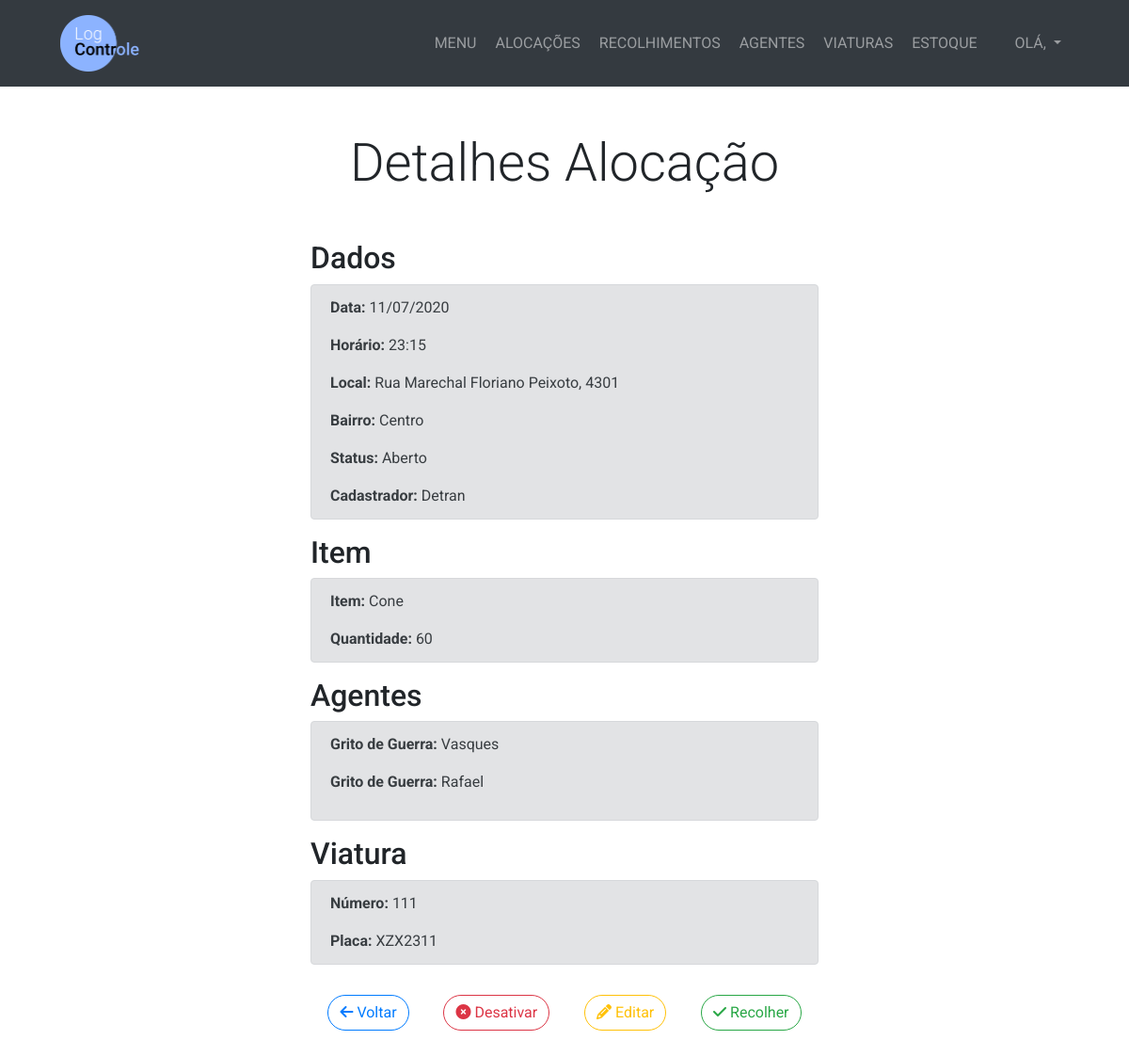
Before: /alocacao/37/detalhes/ with the older database file.
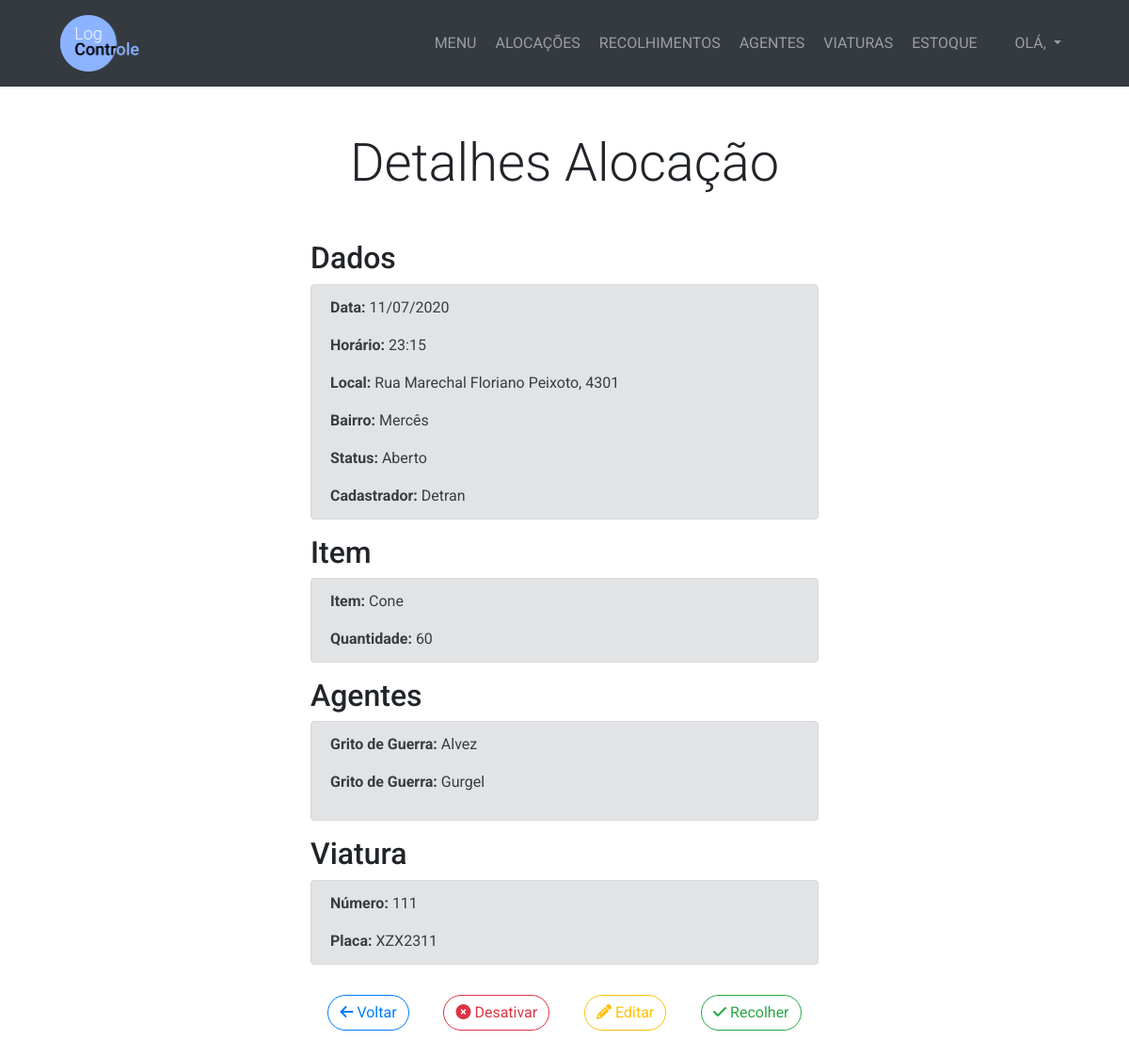
After: the same page with the newer database file.
### management/models.py (models this page shows, shortened)
class Alocacao(models.Model):
    TURNO_CHOICES = (
        ('Manhã', 'Manhã'),
        ('Tarde', 'Tarde'),
        ('Noite', 'Noite'),
        ('Madrugada', 'Madrugada')
    )
    STATUS_CHOICES = (
        ('Aberto', 'Aberto'),
        ('Fechado', 'Fechado'),
        ('Desativado', 'Desativado')
    )
    data = models.DateField()
    horario = models.TimeField()
    item = models.ForeignKey(Item, on_delete=models.PROTECT)
    quantidade = models.IntegerField()
    turno = models.CharField(max_length=10, choices=TURNO_CHOICES)
    viatura = models.ForeignKey(Viatura, on_delete=models.PROTECT, blank=True, null=True)
    rua = models.CharField(max_length=200)
    numero = models.CharField(max_length=10)
    bairro = models.CharField(max_length=25)
    complemento = models.CharField(max_length=25, blank=True)
    motivo = models.CharField(max_length=100, blank=True)
    cadastrador = models.ForeignKey(User, on_delete=models.PROTECT)
    status = models.CharField(max_length=11, choices=STATUS_CHOICES, default='Fechado')

class AlocacaoAgente(models.Model):
    alocacao = models.ForeignKey(Alocacao, on_delete=models.PROTECT)
    agente = models.ForeignKey(Agente, on_delete=models.PROTECT)

class Agente(models.Model):
    SEXO_CHOICES = (
        ('Feminino', 'Feminino'),
        ('Masculino', 'Masculino')
    )
    nome = models.CharField(max_length=200)
    datanascimento = models.DateField()
    sexo = models.CharField(max_length=10, choices=SEXO_CHOICES)
    gritodeguerra = models.CharField(max_length=50)

class Item(models.Model):
    nome = models.CharField(max_length=100)

class Viatura(models.Model):
    numero = models.IntegerField()
    placa = models.CharField(max_length=7)

### management/views.py (the view, shortened to what this page needs)
# urls.py: path('alocacao/<int:pk_alocacao>/detalhes/', views.detalhe_alocacao, name='detalhe_alocacao'),
def detalhe_alocacao(request, pk_alocacao):
    alocacao = get_object_or_404(Alocacao, pk=pk_alocacao)
    agentes = AlocacaoAgente.objects.filter(alocacao_id=pk_alocacao)
    if request.method == 'GET':
        return render(request, 'management/detalhe_alocacao.html', {'alocacao':alocacao, 'agentes':agentes})

### management/templates/management/detalhe_alocacao.html (shortened to what this page needs)
{% extends 'management/base.html' %}
{% block content %}
  <section class="py-5">
    <div class="container">
      <h1 class="display-4 text-center mb-5">Detalhes Alocação</h1>
      <div class="row justify-content-center">
        <div class="col-lg-6">
          <h2>Dados</h2>
          <div class="alert alert-secondary">
            <p><strong>Data:</strong> {{ alocacao.data|date:'d/m/Y' }}</p>
            <p><strong>Horário:</strong> {{ alocacao.horario|date:'H:i' }}</p>
            <p><strong>Local:</strong> {{ alocacao.rua }}, {{ alocacao.numero }}</p>
            <p><strong>Bairro:</strong> {{ alocacao.bairro }}</p>
            <p><strong>Status:</strong> {{ alocacao.status }}</p>
            <p class="mb-0"><strong>Cadastrador:</strong> <span style="text-transform: capitalize;">{{ alocacao.cadastrador }}</span></p>
          </div>
          <h2>Item</h2>
          <div class="alert alert-secondary">
            <p><strong>Item:</strong> {{ alocacao.item.nome }}</p>
            <p class="mb-0"><strong>Quantidade:</strong> {{ alocacao.quantidade }}</p>
          </div>
          <h2>Agente{{ agentes.count|pluralize }}</h2>
          <div class="alert alert-secondary">
            {% for agente in agentes %}
              <p><strong>Grito de Guerra:</strong> {{ agente.agente.gritodeguerra }}</p>
            {% endfor %}
          </div>
          {% if alocacao.viatura %}
            <h2>Viatura</h2>
            <div class="alert alert-secondary">
              <p><strong>Número:</strong> {{ alocacao.viatura.numero }}</p>
              <p class="mb-0"><strong>Placa:</strong> {{ alocacao.viatura.placa }}</p>
            </div>
          {% endif %}
          <div class="d-flex">
            <a href="{% url 'menu_alocacao' %}" class="btn btn-outline-primary rounded-pill mt-3 mx-auto"><i class="fas fa-arrow-left"></i> Voltar</a>
            {% if alocacao.status == 'Aberto' %}
              <a href="#" data-toggle="modal" data-target="#desativar-alocacao" class="btn btn-outline-danger rounded-pill mt-3 mx-auto" id="btn-desativar">
                <i class="fas fa-times-circle"></i> Desativar
              </a>
              <a href="{% url 'editar_alocacao' alocacao.id %}" class="btn btn-outline-warning rounded-pill mt-3 mx-auto"><i class="fas fa-pencil-alt"></i> Editar</a>
              <a href="{% url 'cadastrar_recolhimento' alocacao.id %}" class="btn btn-outline-success rounded-pill mt-3 mx-auto">
                <i class="fas fa-check"></i> Recolher
              </a>
            {% elif alocacao.status == 'Desativado' %}
              <a href="#" data-toggle="modal" data-target="#ativar-alocacao" class="btn btn-outline-success rounded-pill mt-3 mx-auto" id="btn-ativar"><i class="fas fa-check"></i> Ativar</a>
            {% endif %}
          </div>
        </div>
      </div>
    </div>
  </section>
{% endblock %}

Changed rows visible on the page:
removed AlocacaoAgente: agente.gritodeguerra "Vasques"
removed AlocacaoAgente: agente.gritodeguerra "Rafael"
changed Alocacao "Rua Marechal Floriano Peixoto": bairro "Centro" → "Mercês"
added AlocacaoAgente: agente.gritodeguerra "Alvez"
added AlocacaoAgente: agente.gritodeguerra "Gurgel"
